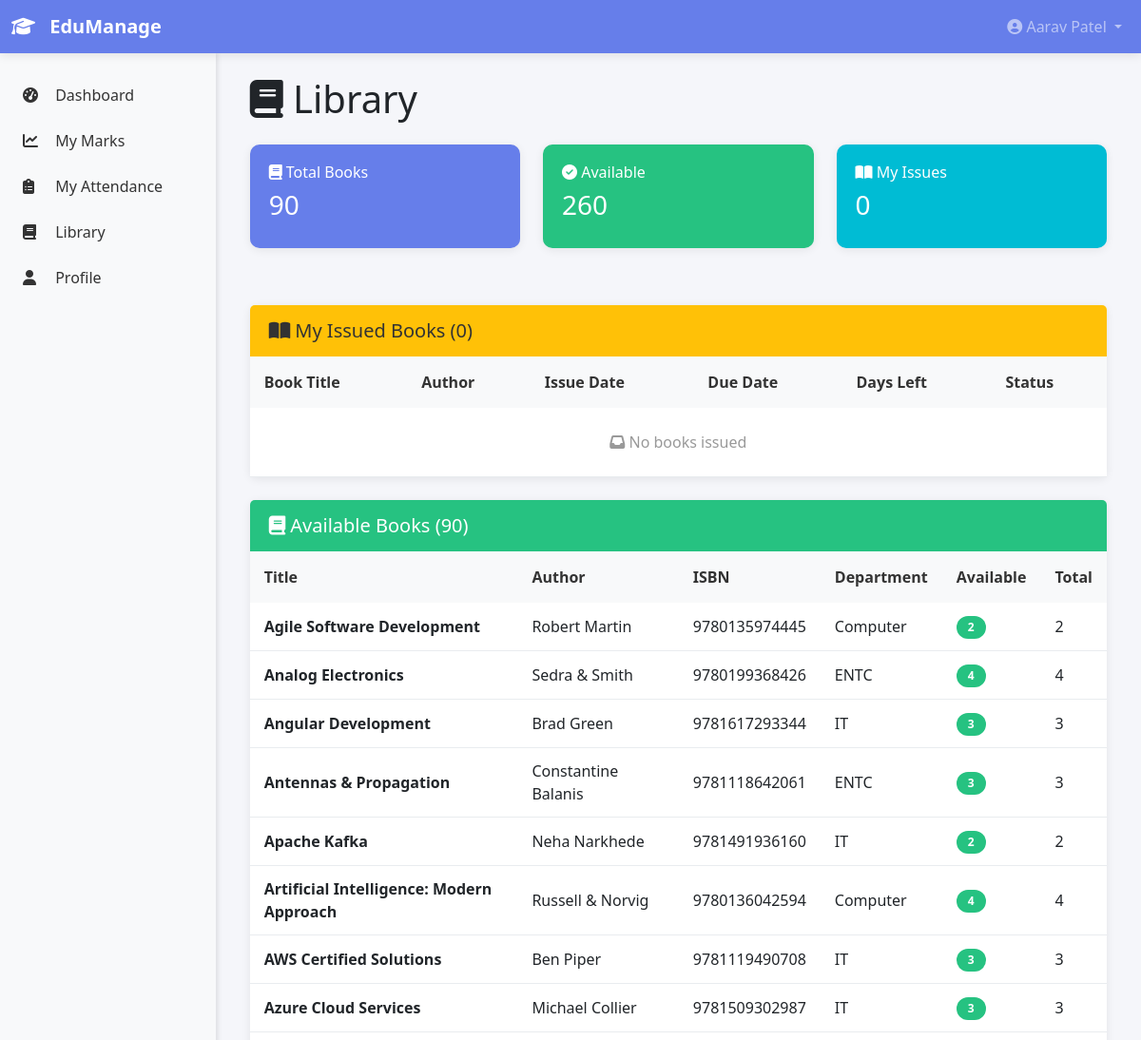
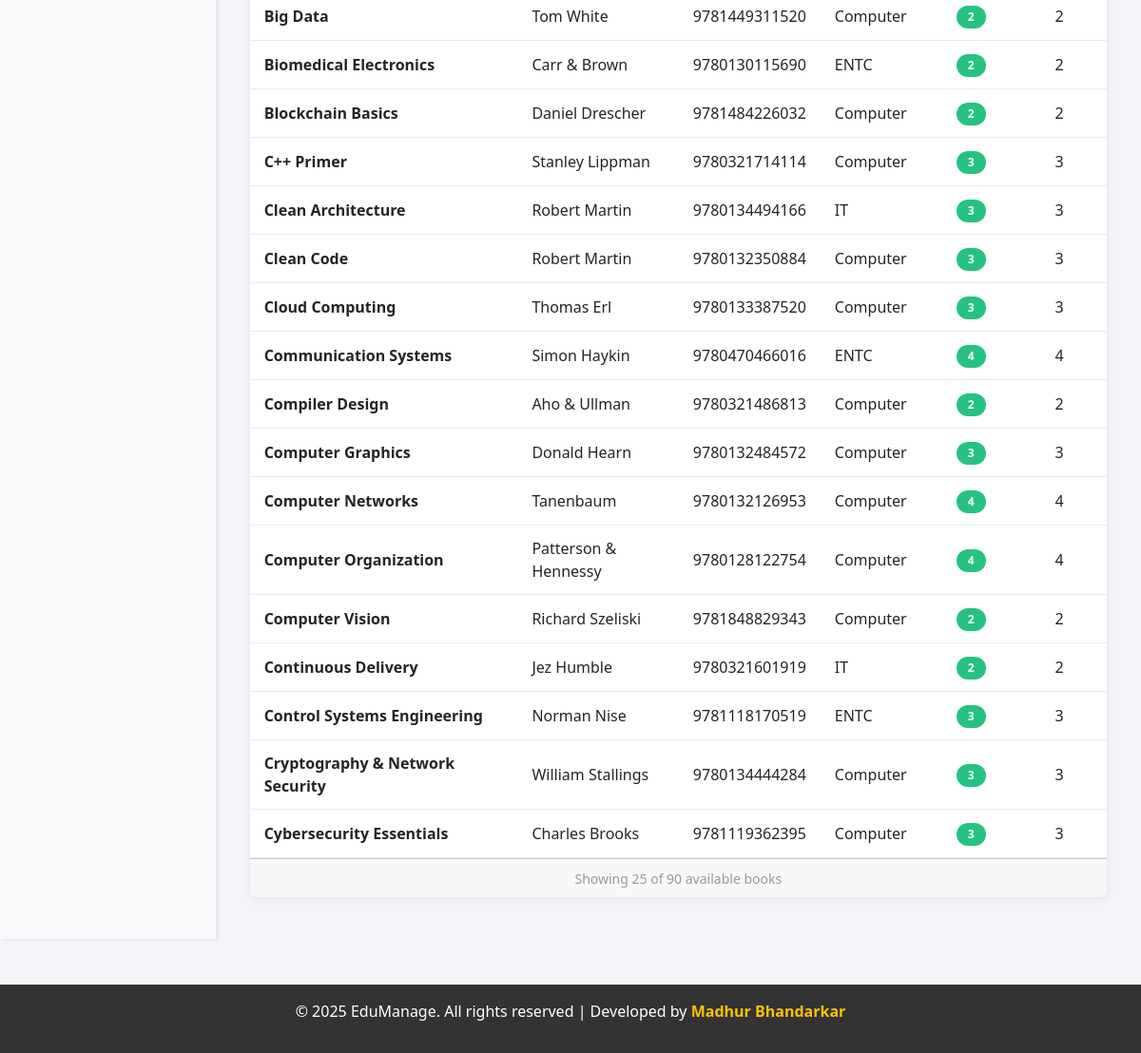
Page /pages/student/library.php (signed in) on the committed database (2 pictures, top to bottom).
### tables this page shows
CREATE TABLE users (
    user_id INT AUTO_INCREMENT PRIMARY KEY,
    role_id INT,
    dept_id INT NULL,
    username VARCHAR(50) UNIQUE NOT NULL,
    password_hash VARCHAR(255) NOT NULL,
    full_name VARCHAR(100),
    email VARCHAR(100),
    phone VARCHAR(15),
    created_at TIMESTAMP DEFAULT CURRENT_TIMESTAMP,
    FOREIGN KEY (role_id) REFERENCES roles(role_id) ON DELETE CASCADE,
    FOREIGN KEY (dept_id) REFERENCES departments(dept_id) ON DELETE SET NULL
);

CREATE TABLE library_books (
    book_id INT AUTO_INCREMENT PRIMARY KEY,
    title VARCHAR(150),
    author VARCHAR(100),
    isbn VARCHAR(20) UNIQUE,
    department INT,
    total_copies INT DEFAULT 1,
    available_copies INT DEFAULT 1,
    FOREIGN KEY (department) REFERENCES departments(dept_id) ON DELETE SET NULL
);

CREATE TABLE departments (
    dept_id INT AUTO_INCREMENT PRIMARY KEY,
    dept_name VARCHAR(50) UNIQUE NOT NULL
);

### includes/functions.php (called while the page is built, shortened)
<?php
function getUserInfo($user_id) {
    global $conn;
    $query = "SELECT * FROM users WHERE user_id = ?";
    $stmt = $conn->prepare($query);
    $stmt->bind_param("i", $user_id);
    $stmt->execute();
    return $stmt->get_result()->fetch_assoc();
}
function getStudentInfo($user_id) {
    global $conn;
    $query = "SELECT s.*, u.full_name, u.email, u.phone, d.dept_name
              FROM students s
              JOIN users u ON s.user_id = u.user_id
              LEFT JOIN departments d ON u.dept_id = d.dept_id
              WHERE s.user_id = ?";
    $stmt = $conn->prepare($query);
    $stmt->bind_param("i", $user_id);
    $stmt->execute();
    return $stmt->get_result()->fetch_assoc();
}
function getIssuedBooksByStudent($student_id) {
    global $conn;
    $query = "SELECT li.*, lb.title, lb.author, lb.isbn
              FROM library_issues li
              JOIN library_books lb ON li.book_id = lb.book_id
              WHERE li.student_id = ? AND li.return_date IS NULL
              ORDER BY li.issue_date DESC";
    $stmt = $conn->prepare($query);
    $stmt->bind_param("i", $student_id);
    $stmt->execute();
    return $stmt->get_result()->fetch_all(MYSQLI_ASSOC);
}
?>

### pages/student/library.php (the view, shortened to what this page needs)
<?php
require_once('../../includes/db.php');
require_once('../../includes/functions.php');
require_once('../../includes/header.php');
global $conn;
$student = getStudentInfo($_SESSION['user_id']);
$student_id = $student['student_id'];
$issued_books = getIssuedBooksByStudent($student_id);
$available_query = "
    SELECT * FROM library_books
    WHERE available_copies > 0
    ORDER BY title ASC
";
$available_result = $conn->query($available_query);
if (!$available_result) {
    $available_books = array();
    $error = "Database Error: " . $conn->error;
} else {
    $available_books = $available_result->fetch_all(MYSQLI_ASSOC);
}
$stats_query = "
    SELECT
        COUNT(DISTINCT lb.book_id) as total_books,
        COALESCE(SUM(lb.available_copies), 0) as available,
        COUNT(DISTINCT CASE WHEN li.return_date IS NULL THEN li.issue_id END) as issued_count
    FROM library_books lb
    LEFT JOIN library_issues li ON lb.book_id = li.book_id
";
$stats_result = $conn->query($stats_query);
if (!$stats_result) {
    $stats = array(
        'total_books' => 0,
        'available' => 0,
        'issued_count' => 0
    );
} else {
    $stats = $stats_result->fetch_assoc();
}
?>
<div class="d-flex">
    <?php require_once('../../includes/sidebar.php'); ?>
    <main class="flex-grow-1 p-4">
        <div class="container-fluid">
            <h1 class="mb-4"><i class="fas fa-book"></i> Library</h1>
            <div class="row mb-4">
                <div class="col-md-4 mb-3">
                    <div class="card text-white bg-primary">
                        <div class="card-body">
                            <h6><i class="fas fa-book"></i> Total Books</h6>
                            <h3><?php echo $stats['total_books'] ?? 0; ?></h3>
                        </div>
                    </div>
                </div>
                <div class="col-md-4 mb-3">
                    <div class="card text-white bg-success">
                        <div class="card-body">
                            <h6><i class="fas fa-check-circle"></i> Available</h6>
                            <h3><?php echo $stats['available'] ?? 0; ?></h3>
                        </div>
                    </div>
                </div>
                <div class="col-md-4 mb-3">
                    <div class="card text-white bg-info">
                        <div class="card-body">
                            <h6><i class="fas fa-book-open"></i> My Issues</h6>
                            <h3><?php echo count($issued_books); ?></h3>
                        </div>
                    </div>
                </div>
            </div>
            <div class="card mb-4">
                <div class="card-header bg-warning text-white">
                    <h5 class="mb-0"><i class="fas fa-book-open"></i> My Issued Books (<?php echo count($issued_books); ?>)</h5>
                </div>
                <div class="table-responsive">
                    <table class="table table-hover mb-0">
                        <thead class="table-light">
                            <tr>
                                <th>Book Title</th>
                                <th>Author</th>
                                <th>Issue Date</th>
                                <th>Due Date</th>
                                <th>Days Left</th>
                                <th>Status</th>
                            </tr>
                        </thead>
                        <tbody>
                            <?php if (count($issued_books) > 0): ?>
                                <?php foreach ($issued_books as $book): ?>
                                    <tr>
                                        <td><strong><?php echo $book['title']; ?></strong></td>
                                        <td><?php echo $book['author']; ?></td>
                                        <td><?php echo date('d-M-Y', strtotime($book['issue_date'])); ?></td>
                                        <td><?php echo date('d-M-Y', strtotime($book['due_date'])); ?></td>
                                        <td>
                                            <?php
                                            $days_left = (strtotime($book['due_date']) - time()) / 86400;
                                            echo ceil($days_left);
                                            ?>
                                        </td>
                                        <td>
                                            <?php
                                            $days_left = (strtotime($book['due_date']) - time()) / 86400;
                                            if ($days_left < 0) {
                                                echo '<span class="badge bg-danger"><i class="fas fa-exclamation"></i> Overdue</span>';
                                            } else if ($days_left < 3) {
                                                echo '<span class="badge bg-warning"><i class="fas fa-clock"></i> Due Soon</span>';
                                            } else {
                                                echo '<span class="badge bg-success"><i class="fas fa-check"></i> Active</span>';
                                            }
                                            ?>
                                        </td>
                                    </tr>
                                <?php endforeach; ?>
                            <?php else: ?>
                                <tr>
                                    <td colspan="6" class="text-center text-muted py-4">
                                        <i class="fas fa-inbox"></i> No books issued
                                    </td>
                                </tr>
                            <?php endif; ?>
                        </tbody>
                    </table>
                </div>
            </div>
            <div class="card">
                <div class="card-header bg-success text-white">
                    <h5 class="mb-0"><i class="fas fa-book"></i> Available Books (<?php echo count($available_books); ?>)</h5>
                </div>
                <div class="table-responsive">
                    <table class="table table-hover mb-0">
                        <thead class="table-light">
                            <tr>
                                <th>Title</th>
                                <th>Author</th>
                                <th>ISBN</th>
                                <th>Department</th>
                                <th>Available</th>
                                <th>Total</th>
                            </tr>
                        </thead>
                        <tbody>
                            <?php if (count($available_books) > 0): ?>
                                <?php foreach (array_slice($available_books, 0, 25) as $book): ?>
                                    <tr>
                                        <td><strong><?php echo substr($book['title'], 0, 40); ?></strong></td>
                                        <td><?php echo substr($book['author'], 0, 30); ?></td>
                                        <td><?php echo $book['isbn'] ?? 'N/A'; ?></td>
                                        <td>
                                            <?php
                                            if ($book['department']) {
                                                $dept_query = "SELECT dept_name FROM departments WHERE dept_id = ?";
                                                $stmt = $conn->prepare($dept_query);
                                                $stmt->bind_param("i", $book['department']);
                                                $stmt->execute();
                                                $dept_result = $stmt->get_result()->fetch_assoc();
                                                echo $dept_result['dept_name'] ?? 'General';
                                            } else {
                                                echo 'General';
                                            }
                                            ?>
                                        </td>
                                        <td><span class="badge bg-success"><?php echo $book['available_copies']; ?></span></td>
                                        <td><?php echo $book['total_copies']; ?></td>
                                    </tr>
                                <?php endforeach; ?>
                            <?php endif; ?>
                        </tbody>
                    </table>
                </div>
                <?php if (count($available_books) > 25): ?>
                    <div class="card-footer text-muted text-center">
                        <small>Showing 25 of <?php echo count($available_books); ?> available books</small>
                    </div>
                <?php endif; ?>
            </div>
        </div>
    </main>
</div>
<?php require_once('../../includes/footer.php'); ?>

### includes/header.php (shortened to what this page needs)
<?php
require_once(__DIR__ . '/db.php');
require_once(__DIR__ . '/functions.php');
$user = getUserInfo($_SESSION['user_id']);
?>
<!DOCTYPE html>
<html lang="en">
<head>
    <link href="https://cdn.jsdelivr.net/npm/bootstrap@5.3.0/dist/css/bootstrap.min.css" rel="stylesheet">
    <link rel="stylesheet" href="https://cdnjs.cloudflare.com/ajax/libs/font-awesome/6.4.0/css/all.min.css">
    <link rel="stylesheet" href="<?php echo APP_URL; ?>/assets/css/style.css">
</head>
<body>
    <nav class="navbar navbar-expand-lg navbar-dark bg-primary sticky-top">
        <div class="container-fluid">
            <a class="navbar-brand" href="<?php echo APP_URL; ?>">
                <i class="fas fa-graduation-cap"></i> <?php echo APP_NAME; ?>
            </a>
            <div class="collapse navbar-collapse" id="navbarNav">
                <ul class="navbar-nav ms-auto">
                    <li class="nav-item dropdown">
                        <a class="nav-link dropdown-toggle" href="#" id="userDropdown" role="button" data-bs-toggle="dropdown">
                            <i class="fas fa-user-circle"></i> <?php echo $user['full_name']; ?>
                        </a>
                    </li>
                </ul>
            </div>
        </div>
    </nav>

### assets/css/style.css (style rules this page uses)
* { margin: 0; padding: 0; box-sizing: border-box; }
body { font-family: 'Segoe UI', Tahoma, Geneva, Verdana, sans-serif; background-color: #f5f6fa; }
main { background-color: #f5f6fa; }
.card { border: none; box-shadow: 0 2px 10px rgba(0,0,0,0.08); margin-bottom: 20px; transition: all 0.3s ease; }
.card-header { border: none; padding: 15px 20px; font-weight: 600; }
.card-body { padding: 20px; }
.card.text-white { border-radius: 10px; }
.table { margin-bottom: 0; }
.table thead { background-color: #f8f9fa; }
.table th { border: none; font-weight: 600; color: #333; padding: 15px; }
.table td { padding: 12px 15px; border-color: #e9ecef; vertical-align: middle; }
.badge { padding: 6px 12px; border-radius: 20px; font-weight: 600; font-size: 12px; }
.navbar { box-shadow: 0 2px 10px rgba(0,0,0,0.1); }
.navbar-brand { font-weight: 700; font-size: 20px; }
.navbar-brand i { margin-right: 10px; }
.text-muted { color: #999 !important; }
.bg-primary { background-color: #667eea !important; }
.bg-success { background-color: #26c281 !important; }
.bg-info { background-color: #00bcd4 !important; }
.bg-warning { background-color: #ffc107 !important; color: #333 !important; }

### rows in the picture
users: full_name "Aarav Patel"
library_books: title "Agile Software Development", author "Robert Martin", isbn "9780135974445", department.dept_name "Computer", available_copies "2", total_copies "2"
library_books: title "Analog Electronics", author "Sedra & Smith", isbn "9780199368426", department.dept_name "ENTC", available_copies "4", total_copies "4"
library_books: title "Angular Development", author "Brad Green", isbn "9781617293344", department.dept_name "IT", available_copies "3", total_copies "3"
library_books: title "Antennas & Propagation", author "Constantine Balanis", isbn "9781118642061", department.dept_name "ENTC", available_copies "3", total_copies "3"
library_books: title "Apache Kafka", author "Neha Narkhede", isbn "9781491936160", department.dept_name "IT", available_copies "2", total_copies "2"
library_books: title "Artificial Intelligence: Modern Approach", author "Russell & Norvig", isbn "9780136042594", department.dept_name "Computer", available_copies "4", total_copies "4"
library_books: title "AWS Certified Solutions", author "Ben Piper", isbn "9781119490708", department.dept_name "IT", available_copies "3", total_copies "3"
library_books: title "Azure Cloud Services", author "Michael Collier", isbn "9781509302987", department.dept_name "IT", available_copies "3", total_copies "3"
library_books: title "Big Data", author "Tom White", isbn "9781449311520", department.dept_name "Computer", available_copies "2", total_copies "2"
library_books: title "Biomedical Electronics", author "Carr & Brown", isbn "9780130115690", department.dept_name "ENTC", available_copies "2", total_copies "2"
library_books: title "Blockchain Basics", author "Daniel Drescher", isbn "9781484226032", department.dept_name "Computer", available_copies "2", total_copies "2"
library_books: title "C++ Primer", author "Stanley Lippman", isbn "9780321714114", department.dept_name "Computer", available_copies "3", total_copies "3"
library_books: title "Clean Architecture", author "Robert Martin", isbn "9780134494166", department.dept_name "IT", available_copies "3", total_copies "3"
library_books: title "Clean Code", author "Robert Martin", isbn "9780132350884", department.dept_name "Computer", available_copies "3", total_copies "3"
library_books: title "Cloud Computing", author "Thomas Erl", isbn "9780133387520", department.dept_name "Computer", available_copies "3", total_copies "3"
library_books: title "Communication Systems", author "Simon Haykin", isbn "9780470466016", department.dept_name "ENTC", available_copies "4", total_copies "4"
library_books: title "Compiler Design", author "Aho & Ullman", isbn "9780321486813", department.dept_name "Computer", available_copies "2", total_copies "2"
library_books: title "Computer Graphics", author "Donald Hearn", isbn "9780132484572", department.dept_name "Computer", available_copies "3", total_copies "3"
library_books: title "Computer Networks", author "Tanenbaum", isbn "9780132126953", department.dept_name "Computer", available_copies "4", total_copies "4"
library_books: title "Computer Organization", author "Patterson & Hennessy", isbn "9780128122754", department.dept_name "Computer", available_copies "4", total_copies "4"
library_books: title "Computer Vision", author "Richard Szeliski", isbn "9781848829343", department.dept_name "Computer", available_copies "2", total_copies "2"
library_books: title "Continuous Delivery", author "Jez Humble", isbn "9780321601919", department.dept_name "IT", available_copies "2", total_copies "2"
library_books: title "Control Systems Engineering", author "Norman Nise", isbn "9781118170519", department.dept_name "ENTC", available_copies "3", total_copies "3"
library_books: title "Cryptography & Network Security", author "William Stallings", isbn "9780134444284", department.dept_name "Computer", available_copies "3", total_copies "3"
library_books: title "Cybersecurity Essentials", author "Charles Brooks", isbn "9781119362395", department.dept_name "Computer", available_copies "3", total_copies "3"

### other values in the picture
APP_NAME "EduManage"
$stats['total_books'] "90"
$stats['available'] "260"
count($issued_books) "0"
count($available_books) "90"
